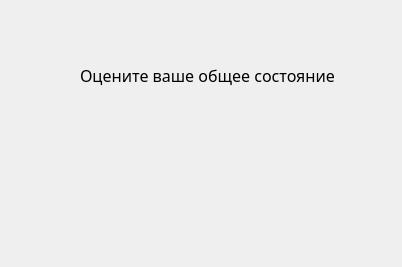
<?xml version="1.0" encoding="UTF-8"?>
<ui version="4.0">
 <class>Form</class>
 <widget class="QWidget" name="Form">
  <property name="geometry">
   <rect>
    <x>0</x>
    <y>0</y>
    <width>402</width>
    <height>267</height>
   </rect>
  </property>
  <property name="windowTitle">
   <string>Form</string>
  </property>
  <property name="styleSheet">
   <string notr="true">border-radius: 125px</string>
  </property>
  <widget class="QPushButton" name="pushButton">
   <property name="geometry">
    <rect>
     <x>70</x>
     <y>130</y>
     <width>61</width>
     <height>61</height>
    </rect>
   </property>
   <property name="text">
    <string/>
   </property>
  </widget>
  <widget class="QLabel" name="label">
   <property name="geometry">
    <rect>
     <x>80</x>
     <y>60</y>
     <width>341</width>
     <height>31</height>
    </rect>
   </property>
   <property name="font">
    <font>
     <family>Yu Gothic UI Light</family>
     <pointsize>12</pointsize>
     <weight>50</weight>
     <bold>false</bold>
    </font>
   </property>
   <property name="styleSheet">
    <string notr="true"/>
   </property>
   <property name="text">
    <string>Оцените ваше общее состояние</string>
   </property>
  </widget>
  <widget class="QPushButton" name="pushButton_2">
   <property name="geometry">
    <rect>
     <x>170</x>
     <y>130</y>
     <width>61</width>
     <height>61</height>
    </rect>
   </property>
   <property name="text">
    <string/>
   </property>
  </widget>
  <widget class="QPushButton" name="pushButton_3">
   <property name="geometry">
    <rect>
     <x>270</x>
     <y>130</y>
     <width>61</width>
     <height>61</height>
    </rect>
   </property>
   <property name="text">
    <string/>
   </property>
  </widget>
  <widget class="QPushButton" name="pushButton_4">
   <property name="geometry">
    <rect>
     <x>70</x>
     <y>130</y>
     <width>61</width>
     <height>61</height>
    </rect>
   </property>
   <property name="text">
    <string/>
   </property>
  </widget>
  <widget class="QPushButton" name="pushButton_5">
   <property name="geometry">
    <rect>
     <x>170</x>
     <y>130</y>
     <width>61</width>
     <height>61</height>
    </rect>
   </property>
   <property name="text">
    <string/>
   </property>
  </widget>
  <widget class="QPushButton" name="pushButton_6">
   <property name="geometry">
    <rect>
     <x>270</x>
     <y>130</y>
     <width>61</width>
     <height>61</height>
    </rect>
   </property>
   <property name="text">
    <string/>
   </property>
  </widget>
  <widget class="QPushButton" name="pushButton_7">
   <property name="geometry">
    <rect>
     <x>70</x>
     <y>130</y>
     <width>61</width>
     <height>61</height>
    </rect>
   </property>
   <property name="text">
    <string/>
   </property>
  </widget>
  <widget class="QPushButton" name="pushButton_8">
   <property name="geometry">
    <rect>
     <x>170</x>
     <y>130</y>
     <width>61</width>
     <height>61</height>
    </rect>
   </property>
   <property name="text">
    <string/>
   </property>
  </widget>
  <widget class="QPushButton" name="pushButton_9">
   <property name="geometry">
    <rect>
     <x>270</x>
     <y>130</y>
     <width>61</width>
     <height>61</height>
    </rect>
   </property>
   <property name="text">
    <string/>
   </property>
  </widget>
  <zorder>label</zorder>
  <zorder>pushButton_4</zorder>
  <zorder>pushButton_5</zorder>
  <zorder>pushButton_6</zorder>
  <zorder>pushButton_7</zorder>
  <zorder>pushButton_8</zorder>
  <zorder>pushButton_9</zorder>
  <zorder>pushButton</zorder>
  <zorder>pushButton_2</zorder>
  <zorder>pushButton_3</zorder>
 </widget>
 <resources/>
 <connections/>
</ui>
